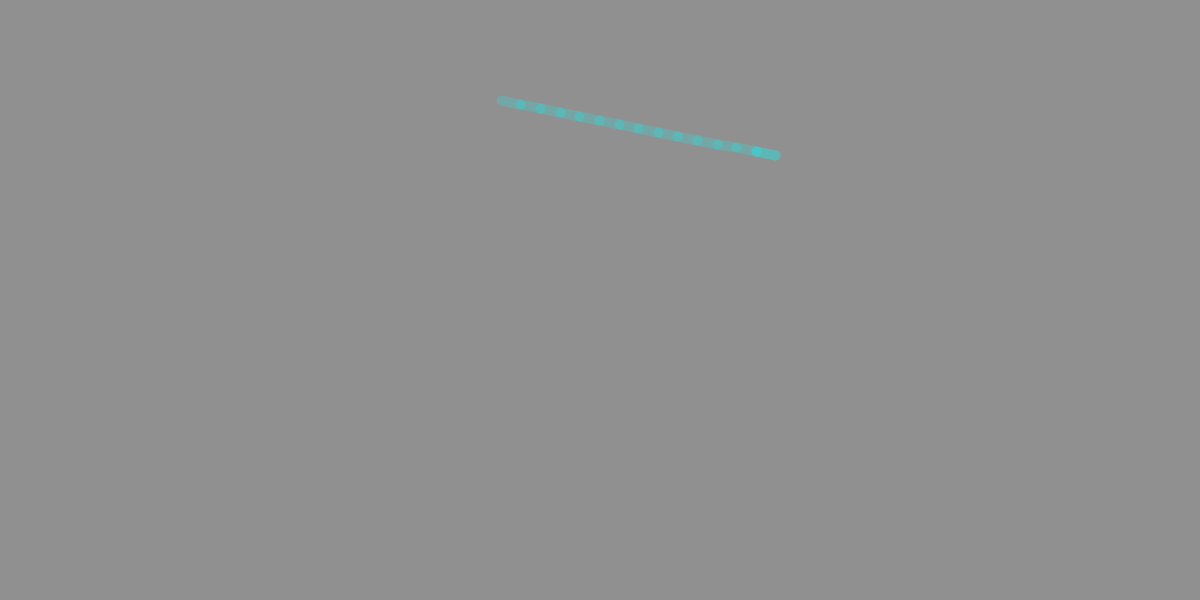
Frame 1 (no input)
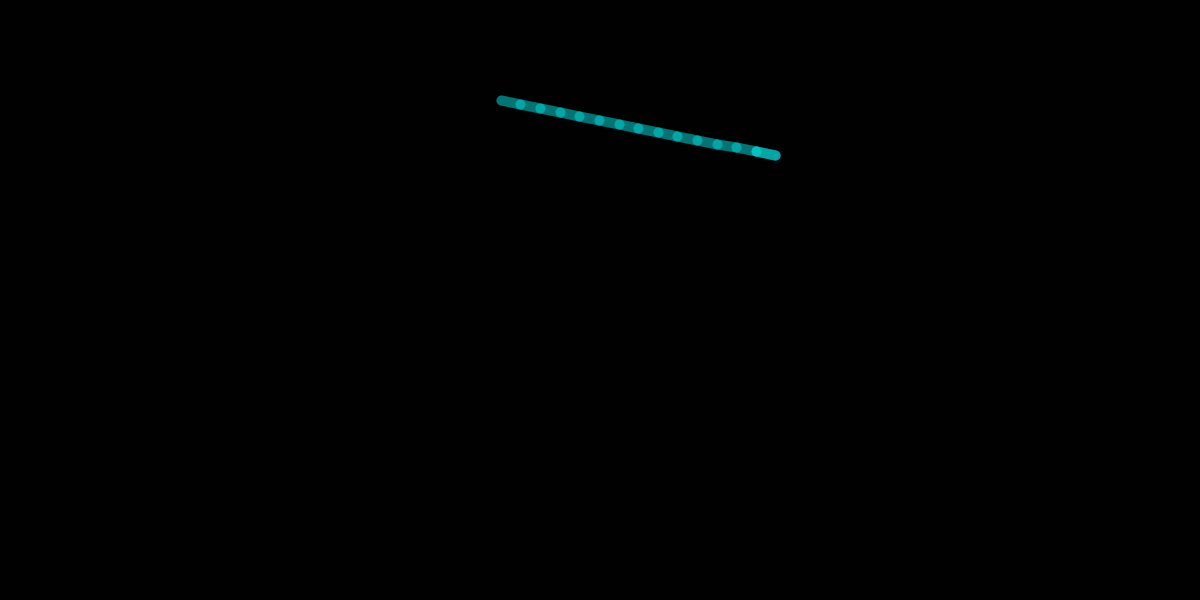
Frame 60 (the mouse pressed at the canvas centre just before this capture)
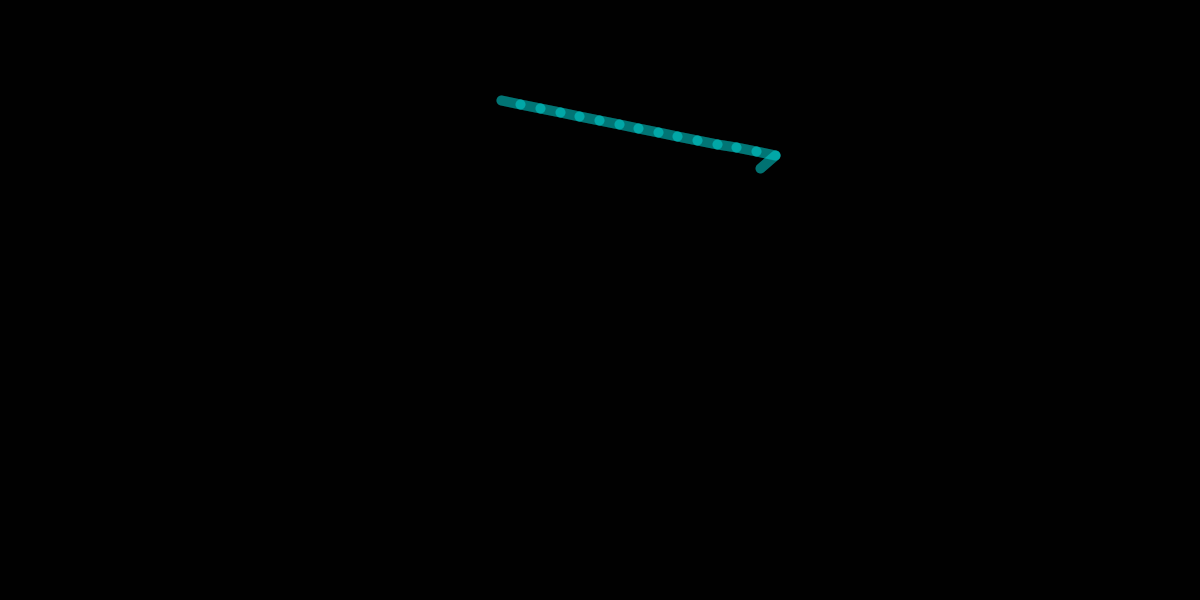
Frame 120 (the mouse held since frame 60 and released just before this capture)

The Processing sketch that drew these frames (run headless with seeded random() and noise(); from frame 60 on, the mouse is pressed at the canvas centre):

// Processing sketch: snake_follow_basics
// ── snake_follow_basics.pde
float len=20;
float baseLength=len;
int segs=15;

float x0, y0;
float[] x=new float[segs];
float[] y=new float[segs];
float angle;

boolean dragged;
float easing=.05;
float baseEasing=easing;



void setup() {
  size(1200, 600);
  smooth();

  x0=random(0, width);
  x[0]=x0;
  y0=random(0, height);
  y[0]=y0;
}



void draw() {

  fill(0, 75);
  noStroke();
  rect(0, 0, width, height);

  strokeWeight(10);
  stroke(0, 255, 255, 50);

  angle = atan2(mouseY-y[0], mouseX-x[0]);

  if (!mousePressed) {
    dragged=false;
    len = baseLength;
    easing = baseEasing;
  }

  if (dragged) {
    x0=mouseX-len*cos(angle);
    y0=mouseY-len*sin(angle);
    float speed=dist(mouseX, mouseY, pmouseX, pmouseY);
    speed=sqrt(speed);
    len += .2 * speed;
    easing = baseEasing + .005 * speed;

    float proximity=dist(x0, y0, x[0], y[0]);
    if (proximity < 200) len -= 5  /  sqrt(proximity);

    len=max(baseLength, len);
  }


  x[0] += easing * (x0-x[0]);
  y[0] += easing * (y0-y[0]);
  if (abs(x0-x[0]) < 2 ) x[0]=x0;
  if (abs(y0-y[0]) < 2 ) y[0]=y0;


  pushMatrix();
  translate(x[0], y[0]);
  rotate(angle);
  line(0, 0, len, 0);
  popMatrix();

  for (int i=0; i<segs-1; i++) {

    angle = atan2(y[i]-y[i+1], x[i]-x[i+1]);

    x[i+1]=x[i]-len*cos(angle);
    y[i+1]=y[i]-len*sin(angle);

    pushMatrix();
    translate(x[i+1], y[i+1]);
    rotate(angle);
    line(0, 0, len, 0);
    popMatrix();
  }
}

void mouseDragged() {
  dragged=true;
}

void mouseReleased() {
  x0=mouseX-len*cos(angle);
  y0=mouseY-len*sin(angle);
}
